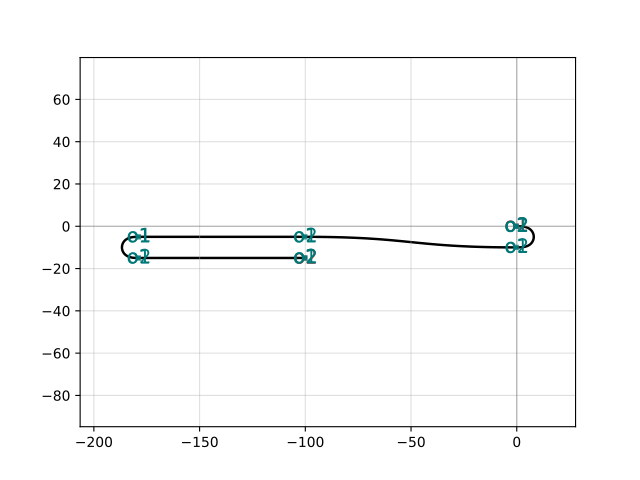

The script that drew this image:
import gdsfactory as gf

c = gf.components.delay_snake_sbend(length=100.0, length1=0.0, length4=0.0, radius=5.0, waveguide_spacing=5.0, sbend_xsize=100.0)
c.plot()
